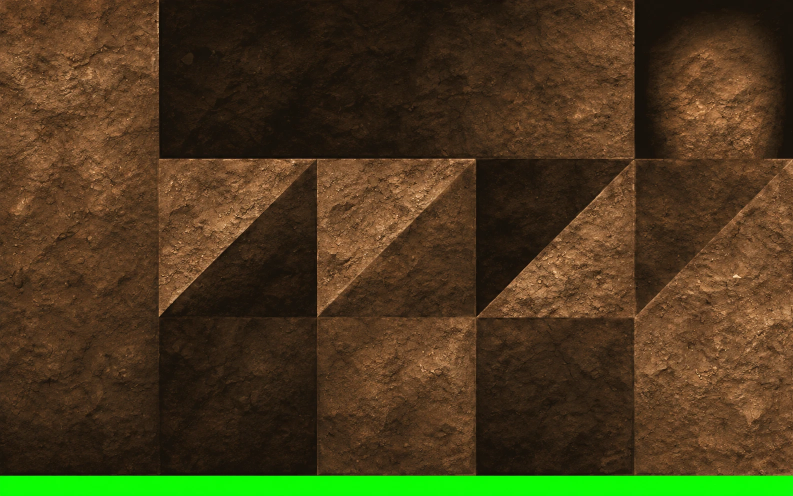
#> input picture reference/art/textures_canyon_v1/floor.webp, 1586 x 992 px (shown at 1/2 size); its folder holds 3 pictures in this run
$ python fit_canyon_hd.py
#> lines starting #> are read from the running program, lines starting #| are printed output that depends on the picture
"""Fit upgraded Desert Canyon textures (reference/art/textures_canyon_v1/*.webp) to the 1997 sheet
layouts the game reads, at a larger scale, and write prototype/web-test/data/CANYON_*_hd.png.

py tools/textures/fit_canyon_hd.py

- floor:   same 5x3 tile grid (plus the unused strip at the bottom): resized to 5x (1600x1000).
- walls:   25 tiles in a row, cropped out of the white padding, cut at their real seams (the generator's
           tiles vary in width), each made square at 128 px.
- sprites: objects on black; the background is cut out by flood fill from the border, and each
           object is fitted (same foot line, same width) into its original slot, at 4x.
- sky:     used whole; the game mirrors it around the horizon.
"""
import json, os
import numpy as np
from PIL import Image, ImageFilter

ROOT = os.path.abspath(os.path.join(os.path.dirname(__file__), '..', '..'))
SRC = os.path.join(ROOT, 'reference', 'art', 'textures_canyon_v1')
DATA = os.path.join(ROOT, 'prototype', 'web-test', 'data')
load = lambda n: Image.open(os.path.join(SRC, n + '.webp')).convert('RGB')

# ---- floor
f = load('floor')
#> f is the input picture: PIL image 1586x992 RGB; mean R, G, B 72.7, 58.9, 28.2
f.resize((1600, 1000), Image.LANCZOS).save(os.path.join(DATA, 'CANYON_floor_hd.png'))
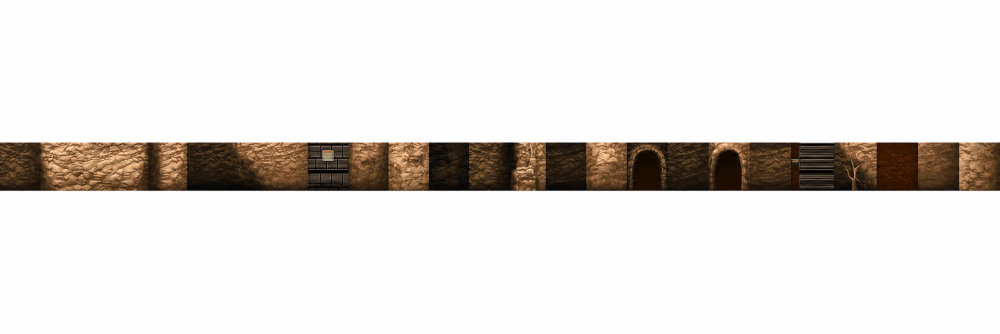
#> input picture reference/art/textures_canyon_v1/walls.webp, 2000 x 667 px (shown at 1/2 size)

# ---- walls: find the strip inside the white page, then its 25 tiles. The generator's tiles are not
# all the same width, so cut at the real seams (sharp vertical edges), searched near each even split.
w = np.array(load('walls')).astype(int)
rows = np.where((w.sum(2) < 700).mean(1) > 0.5)[0]
#> rows = 98 values from 284 to 381
st = w[rows.min() + 3:rows.max() - 2].astype(float)            # trim the anti-aliased edges against the white page
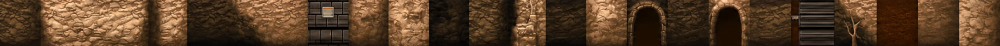
#> st: shape (92, 2000, 3) float64 (shown at 1/2 size); mean R, G, B 87.1, 61, 37.7
prof = np.abs(np.diff(st, axis=1)).mean(axis=(0, 2))
#> prof = 1999 values, max 69.79 at index 1918, min 0.188 at index 1625, mean 6.48
SW = st.shape[1]; NT = 25; step = SW / NT
#> after `SW = st.shape[1]`: SW = 2000
#> after `step = SW / NT`: step = 80
cands = [list(range(int(k * step - 38), int(k * step + 38))) for k in range(1, NT)]
best = {(0, x): (prof[x] - 0.002 * (x - step) ** 2, None) for x in cands[0]}
#> best = 76 items
for k in range(1, NT - 1):
    for x in cands[k]:
        opts = [(best[(k - 1, q)][0], q) for q in cands[k - 1] if x - q >= 50 and (k - 1, q) in best]
        if opts:
            sc, q = max(opts); best[(k, x)] = (sc + prof[x] - 0.002 * (x - (k + 1) * step) ** 2, q)
#> after the loop, best = 1824 items
k = NT - 2; x = max((v[0], xx) for (kk, xx), v in best.items() if kk == k)[1]; cuts = []
#> after `x = max(((v[0], xx) for (kk, xx), v in best.items() if kk == k))[1]`: x = 1918
while x is not None: cuts.append(x); x = best[(k, x)][1]; k -= 1
#> this loop made 24 passes
#> (x, k) on passes 1 to 12: (1835, 22), (1752, 21), (1667, 20), (1600, 19), (1482, 18), (1420, 17), (1323, 16), (1253, 15), (1171, 14), (1090, 13), (1035, 12), (937, 11)
#> k on pass 24: -1
#> after the loop, cuts = [1918, 1835, 1752, 1667, 1600, 1482, 1420, 1323, 1253, 1171, 1090, 1035, 937, 857, 776, 686, 615, 563, 507, 373, 323, 219, 165, 105]; k = -1
bounds = [0] + [c + 1 for c in reversed(cuts)] + [SW]
#> bounds = 26 values from 0 to 2000
print('wall tile widths in the new strip:', np.diff(bounds).tolist())
#| wall tile widths in the new strip: [106, 60, 54, 104, 50, 134, 56, 52, 71, 90, 81, 80, 98, 55, 81, 82, 70, 97, 62, 118, 67, 85, 83, 83, 81]
strip = Image.fromarray(st.astype(np.uint8))
T = 128
walls = Image.new('RGB', (NT * T, T))
#> walls: PIL image 3200x128 RGB; every value is 0
for i in range(NT):
    walls.paste(strip.crop((bounds[i], 0, bounds[i + 1], strip.height)).resize((T, T), Image.LANCZOS), (i * T, 0))
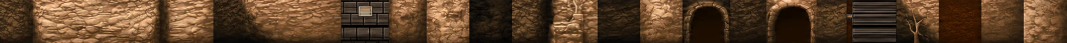
#> walls: PIL image 3200x128 RGB (shown at 1/3 size); mean R, G, B 91.9, 64.5, 40.3
walls.save(os.path.join(DATA, 'CANYON_walls_hd.png'))

# ---- sprites
K = 4
#> (the run stopped early here; a loop or call above may not have finished)
